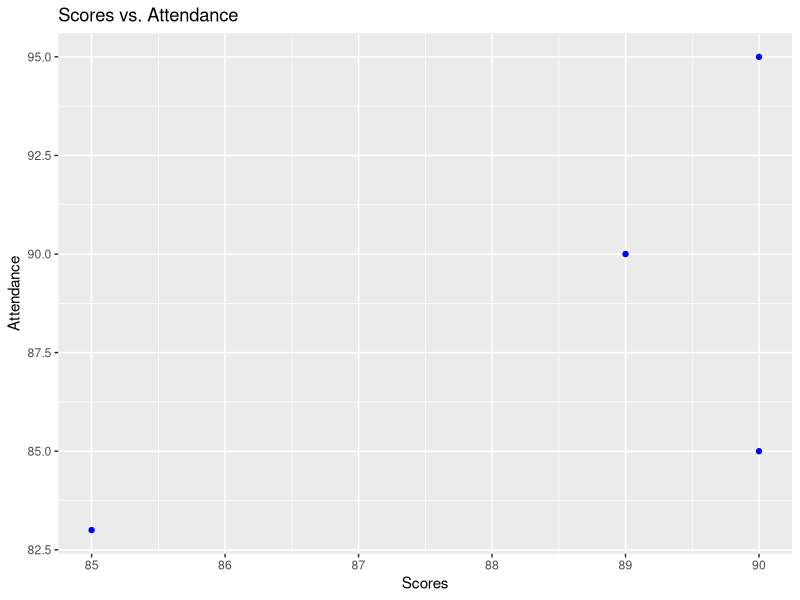
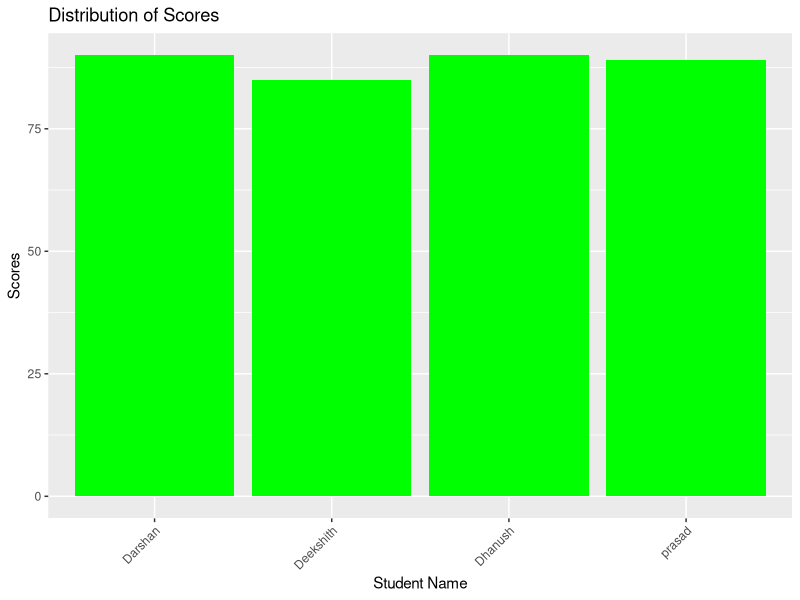
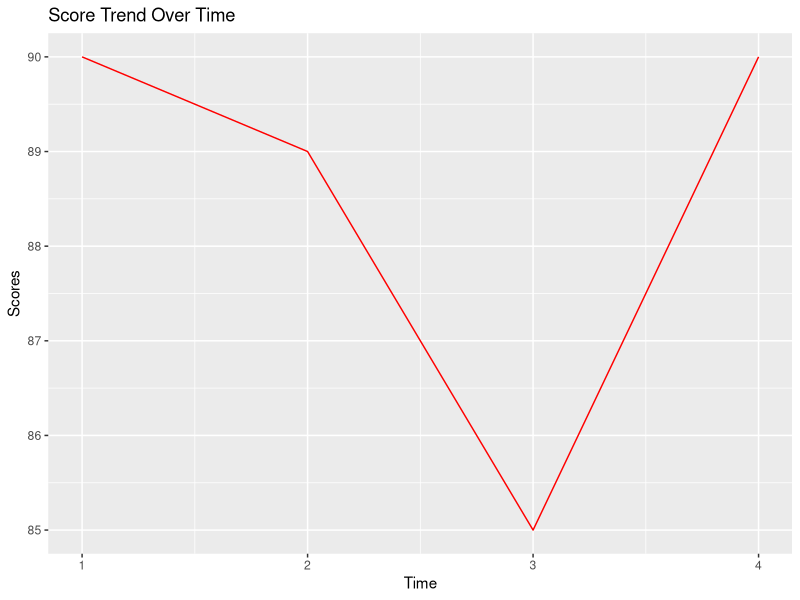
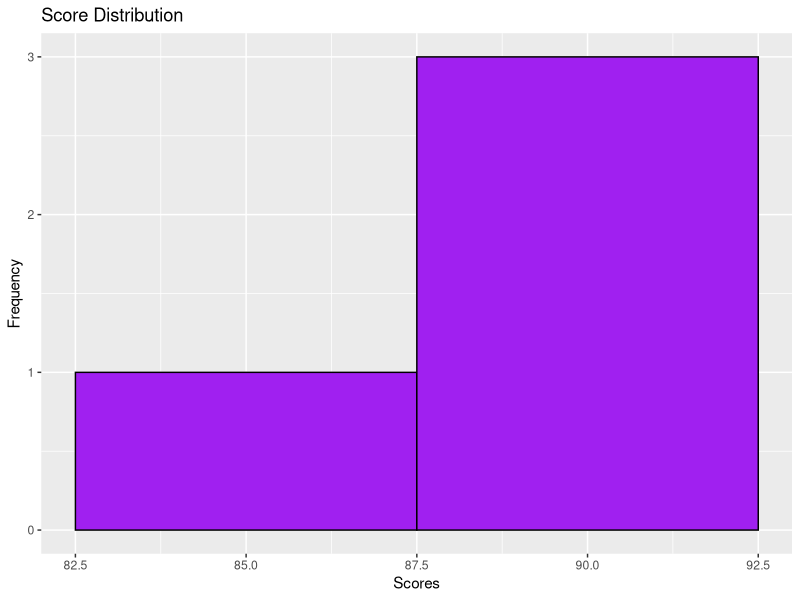

R code for these plots, in order:
# Lab Exercise 9: Visualization

# Load necessary library (ggplot2)
library(ggplot2)

# Prepare example data

num_students <- 4
student_data <- data.frame(
 # StudentName = paste0("Student_", 1:num_students),
  StudentName = c('Dhanush',"prasad","Deekshith","Darshan"),
  #Scores = sample(60:100, num_students, replace = TRUE),
  Scores = c(90,89,85,90),
  #AttendancePercentage = sample(70:100, num_students, replace = TRUE)
  AttendancePercentage = c(85,90,83,95)
)
print(student_data)
# Tasks
# i. Scatter plot
scatter_plot <- ggplot(student_data, aes(x = Scores, y = AttendancePercentage)) +
  geom_point(color = "blue") +
  labs(title = "Scores vs. Attendance",
       x = "Scores",
       y = "Attendance")

# ii. Bar plot
bar_plot <- ggplot(student_data, aes(x = StudentName, y = Scores)) +
  geom_bar(stat = "identity", fill = "green") +
  theme(axis.text.x = element_text(angle = 45, hjust = 1)) +
  labs(title = "Distribution of Scores",
       x = "Student Name",
       y = "Scores")

# iii. Line plot
line_plot <- ggplot(student_data, aes(x = 1:num_students, y = Scores)) +
  geom_line(color = "red") +
  labs(title = "Score Trend Over Time",
       x = "Time",
       y = "Scores")

# iv. Histogram
histogram <- ggplot(student_data, aes(x = Scores)) +
  geom_histogram(binwidth = 5, fill = "purple", color = "black") +
  labs(title = "Score Distribution",
       x = "Scores",
       y = "Frequency")

# Display plots
print(scatter_plot)
print(bar_plot)
print(line_plot)
print(histogram)
